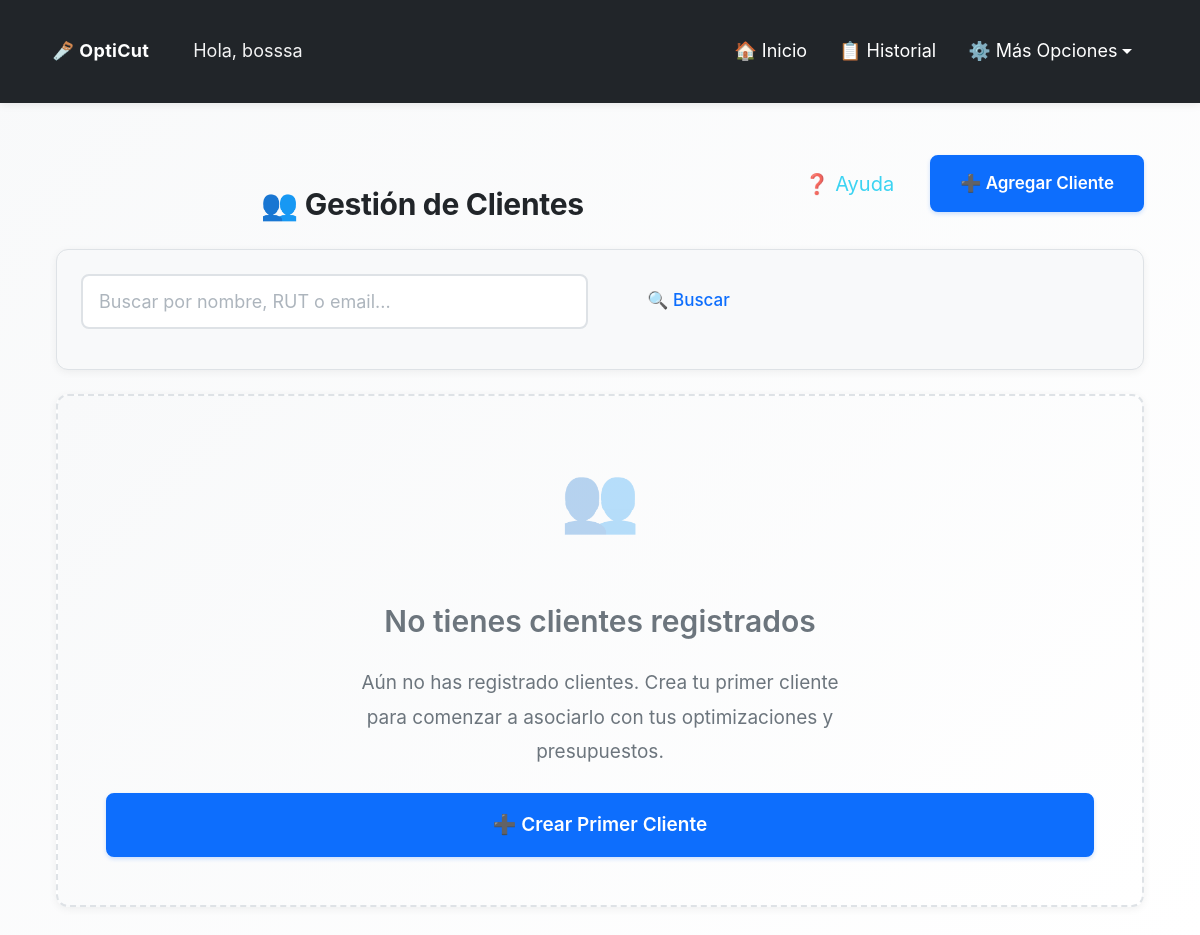
Before: /opticut/clientes/ (signed in) with the older database file.
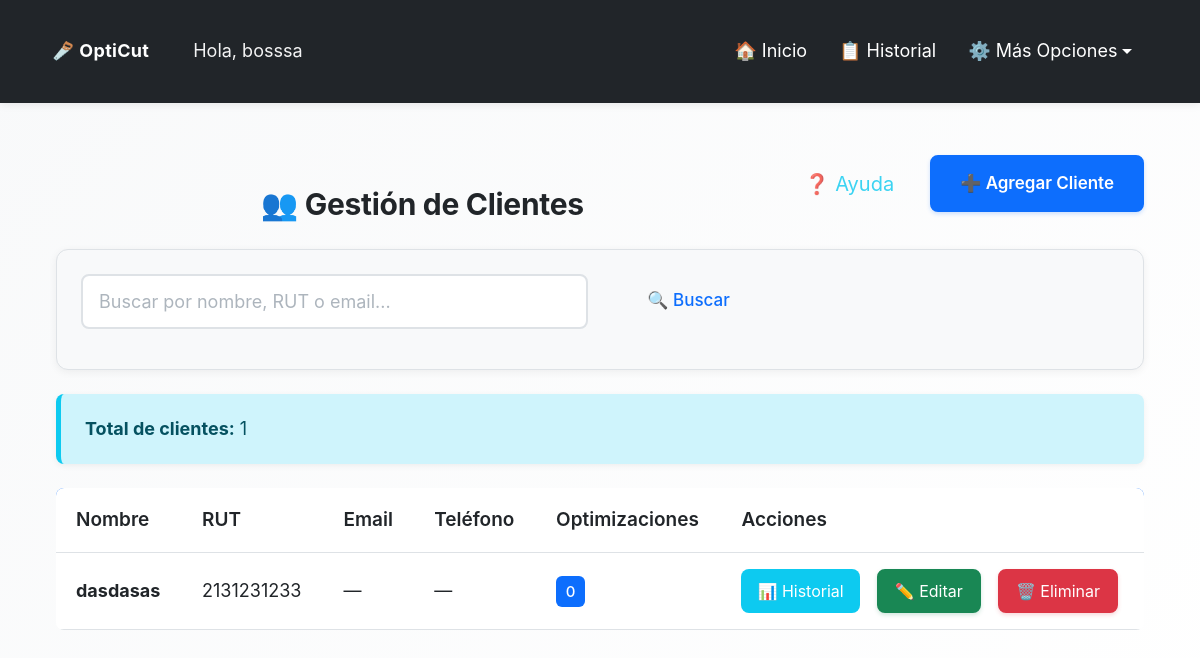
After: the same page with the newer database file.
### opticut/models.py (models this page shows, shortened)
class Cliente(models.Model):
    usuario = models.ForeignKey(User, on_delete=models.CASCADE, help_text="Usuario propietario del cliente")
    nombre = models.CharField(max_length=200, help_text="Nombre completo o razón social")
    rut = models.CharField(max_length=20, blank=True, help_text="RUT o identificación fiscal")
    email = models.EmailField(blank=True, help_text="Correo electrónico")
    telefono = models.CharField(max_length=20, blank=True, help_text="Teléfono de contacto")
    direccion = models.TextField(blank=True, help_text="Dirección completa")
    notas = models.TextField(blank=True, help_text="Notas adicionales sobre el cliente")
    fecha_creacion = models.DateTimeField(auto_now_add=True)
    fecha_actualizacion = models.DateTimeField(auto_now=True)
    class Meta:
        verbose_name = "Cliente"
        verbose_name_plural = "Clientes"
        ordering = ['nombre']
        unique_together = [['usuario', 'nombre']]  # Un usuario no puede tener dos clientes con el mismo nombre
    def get_total_optimizaciones(self):
        return self.optimizacion_set.count()

### opticut/views.py (the view)
# urls.py: path('clientes/', views.lista_clientes, name='lista_clientes'),
@login_required
@requiere_permiso('puede_crear_clientes')
def lista_clientes(request):
    clientes = Cliente.objects.filter(usuario=request.user)
    busqueda = request.GET.get('busqueda', '').strip()
    if busqueda:
        clientes = clientes.filter(
            Q(nombre__icontains=busqueda) |
            Q(rut__icontains=busqueda) |
            Q(email__icontains=busqueda)
        )
    total_clientes = clientes.count()
    return render(request, 'opticut/lista_clientes.html', {
        'clientes': clientes,
        'busqueda': busqueda,
        'total_clientes': total_clientes,
    })

### opticut/context_processors.py (called while the page is built)
def tutorial_context(request):
    if request.user.is_authenticated:
        tiene_optimizaciones = Optimizacion.objects.filter(usuario=request.user).exists()
        return {
            'tiene_optimizaciones': tiene_optimizaciones
        }
    return {
        'tiene_optimizaciones': False
    }

### opticut/views.py (called while the page is built)
def requiere_permiso(permiso_nombre):
    def decorator(view_func):
        @wraps(view_func)
        def wrapper(request, *args, **kwargs):
            if not request.user.is_authenticated:
                return redirect('usuarios:login')
            try:
                perfil = request.user.perfil
                permiso_activo = getattr(perfil, permiso_nombre, False)
                if not permiso_activo:
                    messages.error(request, f"❌ No tienes permiso para acceder a esta funcionalidad.")
                    return redirect('opticut:index')
            except:
                return redirect('usuarios:login')
            return view_func(request, *args, **kwargs)
        return wrapper
    return decorator

### opticut/templates/opticut/lista_clientes.html (shortened to what this page needs)
{% extends 'opticut/base.html' %}
{% load static %}
{% block extra_css %}
<link rel="stylesheet" href="{% static 'opticut/css/historial.css' %}">
{% endblock %}
{% block content %}
<div class="container mt-4">
  <div class="d-flex justify-content-between align-items-center mb-4 fade-in">
    <h2 class="text-center mb-0 flex-grow-1">👥 Gestión de Clientes</h2>
    <div class="d-flex gap-2 align-items-center">
      <button type="button" class="btn btn-sm btn-outline-info btn-ayuda-seccion"
              onclick="iniciarTutorialSeccion('clientes')"
              title="Ayuda sobre clientes">
        ❓ Ayuda
      </button>
      <a href="{% url 'opticut:crear_cliente' %}" class="btn btn-primary">
        ➕ Agregar Cliente
      </a>
    </div>
  </div>
  <div class="search-filters fade-in mb-4">
    <form method="GET" action="{% url 'opticut:lista_clientes' %}">
      <div class="row">
        <div class="col-md-6">
          <input type="text"
                 class="form-control"
                 name="busqueda"
                 placeholder="Buscar por nombre, RUT o email..."
                 value="{{ busqueda }}">
        </div>
        <div class="col-md-2">
          <button type="submit" class="btn btn-outline-primary w-100">🔍 Buscar</button>
        </div>
      </div>
    </form>
  </div>
  {% if total_clientes > 0 %}
  <div class="alert alert-info fade-in mb-4">
    <strong>Total de clientes:</strong> {{ total_clientes }}
  </div>
  {% endif %}
  {% if clientes %}
  <div class="table-responsive fade-in">
    <table class="table table-hover">
      <thead>
        <tr>
          <th>Nombre</th>
          <th>RUT</th>
          <th>Email</th>
          <th>Teléfono</th>
          <th>Optimizaciones</th>
          <th>Acciones</th>
        </tr>
      </thead>
      <tbody>
        {% for cliente in clientes %}
        <tr>
          <td>
            <strong>{{ cliente.nombre }}</strong>
          </td>
          <td>{{ cliente.rut|default:"—" }}</td>
          <td>{{ cliente.email|default:"—" }}</td>
          <td>{{ cliente.telefono|default:"—" }}</td>
          <td>
            <span class="badge bg-primary">{{ cliente.get_total_optimizaciones }}</span>
          </td>
          <td>
            <a href="{% url 'opticut:historial_cliente' cliente.pk %}" class="btn btn-sm btn-info" title="Ver historial">
              📊 Historial
            </a>
            <a href="{% url 'opticut:editar_cliente' cliente.pk %}" class="btn btn-sm btn-success">✏️ Editar</a>
            <a href="{% url 'opticut:eliminar_cliente' cliente.pk %}" class="btn btn-sm btn-danger">🗑️ Eliminar</a>
          </td>
        </tr>
        {% endfor %}
      </tbody>
    </table>
  </div>
  {% else %}
  <div class="card fade-in text-center card-empty-state">
    <div class="mb-4" style="font-size: 4rem; opacity: 0.3;">👥</div>
    <h4 class="mb-3">
      {% if busqueda %}
        No se encontraron clientes
      {% else %}
        No tienes clientes registrados
      {% endif %}
    </h4>
    <p class="mb-4" style="max-width: 500px; margin: 0 auto;">
      {% if busqueda %}
        No se encontraron clientes que coincidan con "{{ busqueda }}".
        <br>
        <a href="{% url 'opticut:lista_clientes' %}" class="mt-2 d-inline-block">Ver todos los clientes</a>
      {% else %}
        Aún no has registrado clientes. Crea tu primer cliente para comenzar a asociarlo con tus optimizaciones y presupuestos.
      {% endif %}
    </p>
    {% if not busqueda %}
    <a href="{% url 'opticut:crear_cliente' %}" class="btn btn-primary btn-lg">
      ➕ Crear Primer Cliente
    </a>
    {% endif %}
  </div>
  {% endif %}
</div>
{% endblock %}

Changed rows visible on the page:
added Cliente: nombre "dasdasas", rut "2131231233", email "—", telefono "—", get_total_optimizaciones "0"
Other visible differences:
{{ total_clientes }}: (not shown) → "1"
text no longer shown: "👥 No tienes clientes registrados Aún no has registrado clientes. Crea tu primer cliente para comenzar a asociarlo con tus optimizaciones y presupuestos. ➕ Crear Primer Cliente"
text now shown: "Total de clientes: Nombre RUT Email Teléfono Optimizaciones Acciones"
